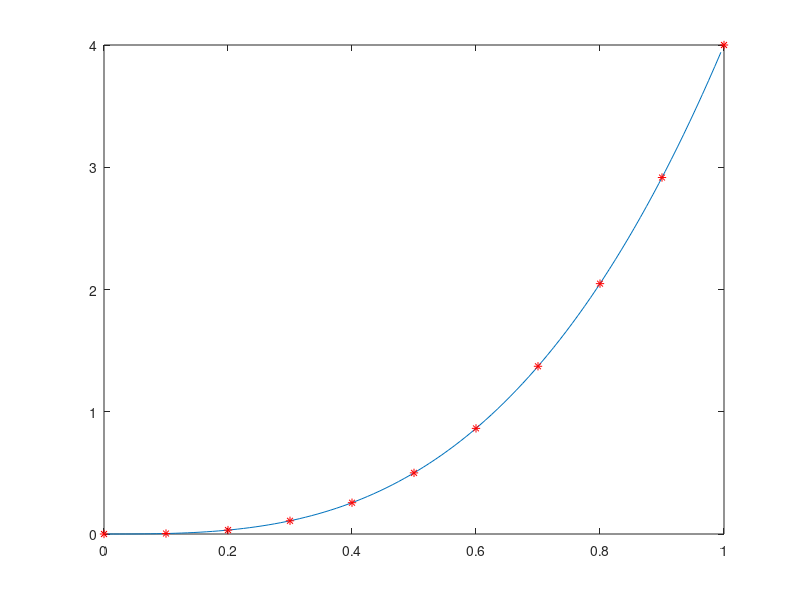
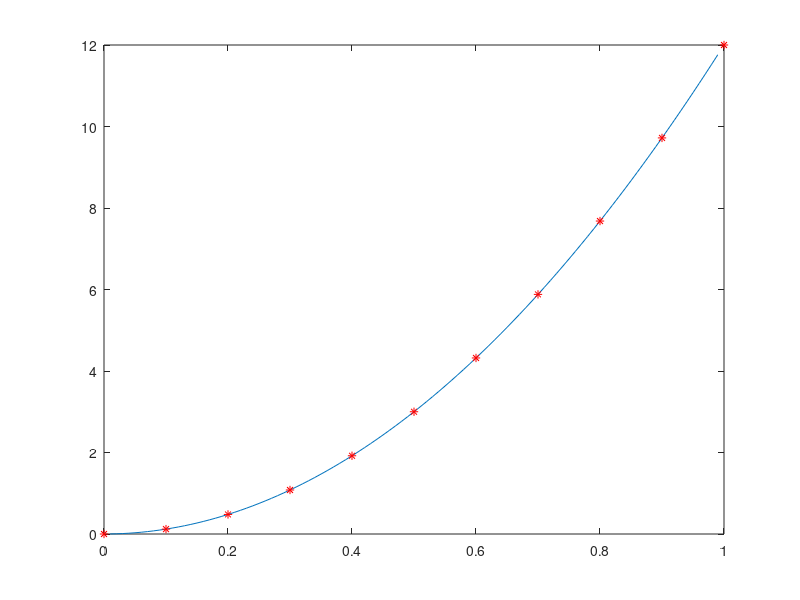

These charts were generated, in order, by the following MATLAB code:
function diffOpDemo

n  = 100; a = 0; b = 1;   h = (b-a)/n;
x  = linspace(a,b,n+1)'; xs = (x(1:end-1)+x(2:end))/2;

% form D1, n X (n+1) first difference matrix
d  = ones(n,1);
L  = 1/h * spdiags([-d, d], [0, 1], n, n+1);

f  = @(x) x.^4;     % function to differentiate

fp = @(x) 4*x.^3;   % actual derivative for comparison
fpp= @(x) 12*x.^2;  % actual second derivative for comparison

w  = f(x);          % vector of y-values of f
v  = L * w;         % vector of approximate y-values of f'

x10 = linspace(a,b,11)';
figure(1); plot(xs, v, x10, fp(x10), 'red*');

% form D2, (n-1) X (n+1) second difference matrix
d  = ones(n,1);
L  = 1/h^2 * spdiags([d, -2*d, d], [0, 1, 2], n-1, n+1);

v = L * w;          % vector of approximate y-values of f''

xss= x(2:end-1);
figure(2); plot(xss, v, x10, fpp(x10), 'red*');

end